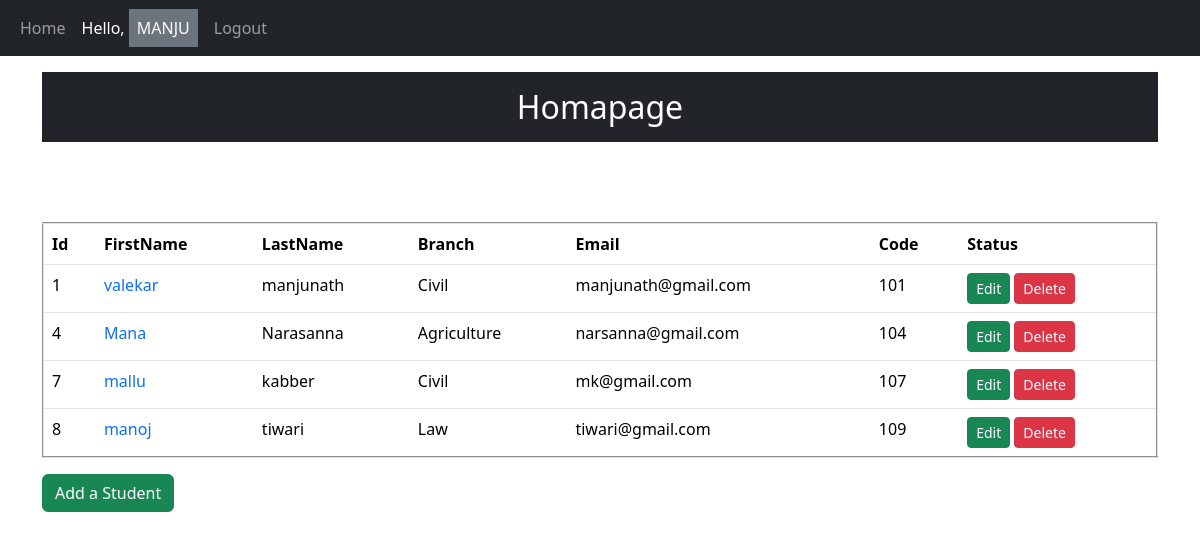
The app's page / (signed in) with its own data.
### app/models.py (models this page shows, shortened)
class Student(models.Model):
    first_name = models.CharField(max_length=100)
    last_name = models.CharField(max_length=100)
    branch = models.CharField(max_length=50)
    email = models.EmailField()
    college_code = models.IntegerField()

### app/views.py (the view)
# urls.py: path('',views.homepage,name='home'),
def homepage(request):
    get_data = Student.objects.all()
    context = {
        'data':get_data
    }
    return render(request,'homepage.html',context)

### app/templates/homepage.html (shortened to what this page needs)
{% extends 'base.html' %}
{% block content %}
                    <div class="container">
                        <h2 class="text-center bg-dark p-3 mt-3 text-white">Homapage</h2>
                    </div>
                    <br><br>
                    <div class="container"><br>
                        {% if user.is_authenticated %}
                        <table class="table" border="2">
                            <thead>
                                <tr>
                                    <th>Id</th>
                                    <th>FirstName</th>
                                    <th>LastName</th>
                                    <th>Branch</th>
                                    <th>Email</th>
                                    <th>Code</th>
                                    <th>Status</th>
                                </tr>
                            </thead>
                            <tbody>
                                {% for i in data %}
                                <tr>
                                    <td>{{ i.id }}</td>
                                    <td><a href="{% url 'details' id=i.id %}" style="text-decoration: none;">{{ i.first_name }}</a></td>
                                    <td>{{ i.last_name }}</td>
                                    <td>{{ i.branch }}</td>
                                    <td>{{ i.email }}</td>
                                    <td>{{ i.college_code }}</td>
                                    <td>
                                        <a href="{% url 'update' id=i.id %}" class="btn btn-sm btn-success">Edit</a>
                                        <a href="{% url 'delete' id=i.id %}" class="btn btn-sm btn-danger">Delete</a>
                                    </td>
                                </tr>
                                {% endfor %}
                            </tbody>
                        </table>
                        <a href="{% url 'create' %}" class="btn btn-success text-center">Add a Student</a>
                        {% else %}
                            <div class="alert alert-danger" role="alert">
                                <h4>You're not authorized this</h4>
                            </div>
                              {% endif %}
                    </div>
{% endblock %}

### app/templates/base.html (shortened to what this page needs)
<!DOCTYPE html>
{% load static %}
<html lang="en">
<head>
    <link href="https://cdn.jsdelivr.net/npm/bootstrap@5.3.3/dist/css/bootstrap.min.css" rel="stylesheet">
</head>
<body>
            <nav class="navbar navbar-expand-sm bg-dark navbar-dark">
                <div class="container-fluid">
                  <div class="collapse navbar-collapse" id="collapsibleNavbar">
                    <ul class="navbar-nav">
                      {% if request.user.is_authenticated %}
                      <li class="nav-item">
                        <a class="nav-link" href="{% url 'home' %}">Home</a>
                      </li>
                      <li class="nav-item">
                        <a href="" class="nav-link active">Hello,
                          <span class="text-uppercase text-white p-2 bg-secondary">{{ request.user.username }}</span>
                        </a>
                      </li>
                      <li class="nav-item">
                        <a class="nav-link" href="{% url 'logout' %}">Logout</a>
                      </li>
                      {% endif %}
                    </ul>
                  </div>
                </div>
              </nav>
               {% block content %}
               {% endblock %}
</body>
</html>

### records on screen
Student: id "1", first_name "valekar", last_name "manjunath", branch "Civil", email "manjunath@gmail.com", college_code "101"
Student: id "4", first_name "Mana", last_name "Narasanna", branch "Agriculture", email "narsanna@gmail.com", college_code "104"
Student: id "7", first_name "mallu", last_name "kabber", branch "Civil", email "mk@gmail.com", college_code "107"
Student: id "8", first_name "manoj", last_name "tiwari", branch "Law", email "tiwari@gmail.com", college_code "109"

### other values on screen
{{ request.user.username }} "MANJU"
